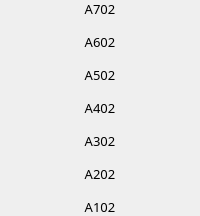
                            <widget class="QFrame" name="frame_53">
                             <property name="frameShape">
                              <enum>QFrame::NoFrame</enum>
                             </property>
                             <property name="frameShadow">
                              <enum>QFrame::Raised</enum>
                             </property>
                             <layout class="QVBoxLayout" name="verticalLayout_50">
                              <property name="spacing">
                               <number>15</number>
                              </property>
                              <property name="leftMargin">
                               <number>0</number>
                              </property>
                              <property name="topMargin">
                               <number>0</number>
                              </property>
                              <property name="rightMargin">
                               <number>0</number>
                              </property>
                              <property name="bottomMargin">
                               <number>0</number>
                              </property>
                              <item>
                               <widget class="QLabel" name="label_83">
                                <property name="font">
                                 <font>
                                  <family>Mitr SemiBold</family>
                                  <pointsize>10</pointsize>
                                 </font>
                                </property>
                                <property name="frameShape">
                                 <enum>QFrame::NoFrame</enum>
                                </property>
                                <property name="text">
                                 <string>A702</string>
                                </property>
                                <property name="alignment">
                                 <set>Qt::AlignCenter</set>
                                </property>
                               </widget>
                              </item>
                              <item>
                               <widget class="QLabel" name="label_84">
                                <property name="font">
                                 <font>
                                  <family>Mitr SemiBold</family>
                                  <pointsize>10</pointsize>
                                 </font>
                                </property>
                                <property name="frameShape">
                                 <enum>QFrame::NoFrame</enum>
                                </property>
                                <property name="text">
                                 <string>A602</string>
                                </property>
                                <property name="alignment">
                                 <set>Qt::AlignCenter</set>
                                </property>
                               </widget>
                              </item>
                              <item>
                               <widget class="QLabel" name="label_85">
                                <property name="font">
                                 <font>
                                  <family>Mitr SemiBold</family>
                                  <pointsize>10</pointsize>
                                 </font>
                                </property>
                                <property name="frameShape">
                                 <enum>QFrame::NoFrame</enum>
                                </property>
                                <property name="text">
                                 <string>A502</string>
                                </property>
                                <property name="alignment">
                                 <set>Qt::AlignCenter</set>
                                </property>
                               </widget>
                              </item>
                              <item>
                               <widget class="QLabel" name="label_86">
                                <property name="font">
                                 <font>
                                  <family>Mitr SemiBold</family>
                                  <pointsize>10</pointsize>
                                 </font>
                                </property>
                                <property name="frameShape">
                                 <enum>QFrame::NoFrame</enum>
                                </property>
                                <property name="text">
                                 <string>A402</string>
                                </property>
                                <property name="alignment">
                                 <set>Qt::AlignCenter</set>
                                </property>
                               </widget>
                              </item>
                              <item>
                               <widget class="QLabel" name="label_87">
                                <property name="font">
                                 <font>
                                  <family>Mitr SemiBold</family>
                                  <pointsize>10</pointsize>
                                 </font>
                                </property>
                                <property name="frameShape">
                                 <enum>QFrame::NoFrame</enum>
                                </property>
                                <property name="text">
                                 <string>A302</string>
                                </property>
                                <property name="alignment">
                                 <set>Qt::AlignCenter</set>
                                </property>
                               </widget>
                              </item>
                              <item>
                               <widget class="QLabel" name="label_88">
                                <property name="font">
                                 <font>
                                  <family>Mitr SemiBold</family>
                                  <pointsize>10</pointsize>
                                 </font>
                                </property>
                                <property name="frameShape">
                                 <enum>QFrame::NoFrame</enum>
                                </property>
                                <property name="text">
                                 <string>A202</string>
                                </property>
                                <property name="alignment">
                                 <set>Qt::AlignCenter</set>
                                </property>
                               </widget>
                              </item>
                              <item>
                               <widget class="QLabel" name="label_89">
                                <property name="font">
                                 <font>
                                  <family>Mitr SemiBold</family>
                                  <pointsize>10</pointsize>
                                 </font>
                                </property>
                                <property name="frameShape">
                                 <enum>QFrame::NoFrame</enum>
                                </property>
                                <property name="text">
                                 <string>A102</string>
                                </property>
                                <property name="alignment">
                                 <set>Qt::AlignCenter</set>
                                </property>
                               </widget>
                              </item>
                             </layout>
                            </widget>
